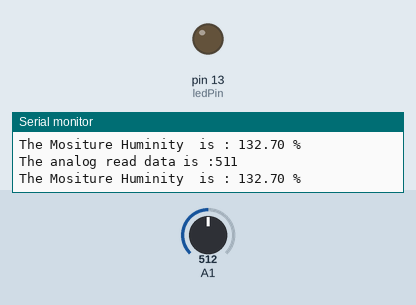
Simulated run of this sketch. Board: Arduino Uno, built with avr-gcc and run on an emulated ATmega328P. Shown: output pins drawn as LEDs (lit = HIGH), the last lines printed to the serial monitor. Inputs (shaded band) come from the test bench; at power-on: A1 = 512.

Above: at 1.2 s.
1.3 s: A1 set to 872
4.3 s: A1 set to 896
At 5.4 s:
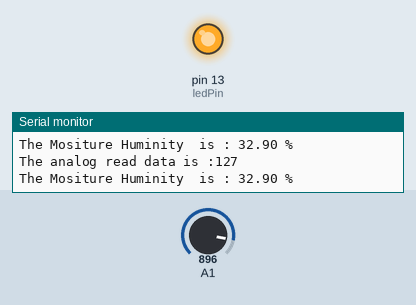
6.0 s: A1 set to 716
At 7.0 s:
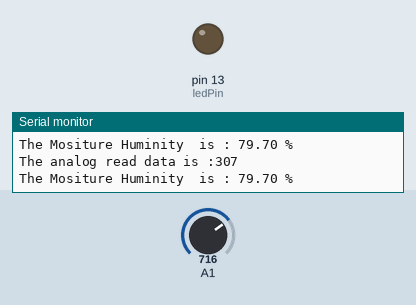
7.5 s: A1 set to 900
At 8.5 s:
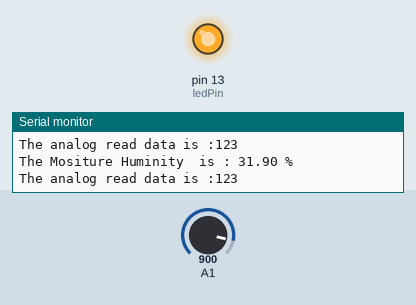
Timing chart, 0 to 10.0 s (numbered marks = the images above; inputs shaded):
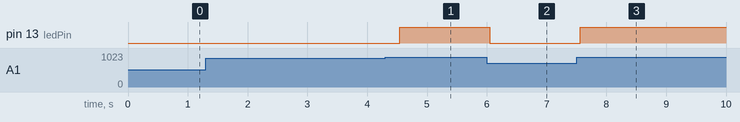

The sketch:

Arduino_MositureSensor.ino
```cpp
#include <math.h>
const int ledPin=13;                 //Connect the LED  to Pin13 Digital 13
const int thresholdvalue=35;         //The threshold for which the LED or Relay should turn on.
float Rsensor; //Resistance of sensor in K

void setup() {
  Serial.begin(9600);                //Start the Serial connection
  pinMode(ledPin,OUTPUT);            //Set the LED on Digital 13 as an OUTPUT
}

void loop() {
  int sensorValue = 1023-analogRead(A1);
  int Humi =  map(sensorValue, 0, 385, 0, 1000);

  Rsensor= (Humi/10.0);

  if(Rsensor<thresholdvalue)
  {
    digitalWrite(ledPin,HIGH);
  }
  else
  {
  digitalWrite(ledPin,LOW);
  }
  Serial.print("The analog read data is :");
  Serial.println(sensorValue);
  Serial.print("The Mositure Huminity  is : ");
  Serial.print(Rsensor);//show the  Mositure Huminity  on the serial monitor;
  Serial.println(" %");
  delay(300);
}
```

Measured:
- the behaviour switches between 888 and 889 on A1 (found by bisection; images 0 and 1)
- after the input at 4.3 s, pin 13 (ledPin): LOW → HIGH after 0.24 s
- after the input at 6.0 s, pin 13 (ledPin): HIGH → LOW after 0.05 s
- after the input at 7.5 s, pin 13 (ledPin): LOW → HIGH after 0.06 s
